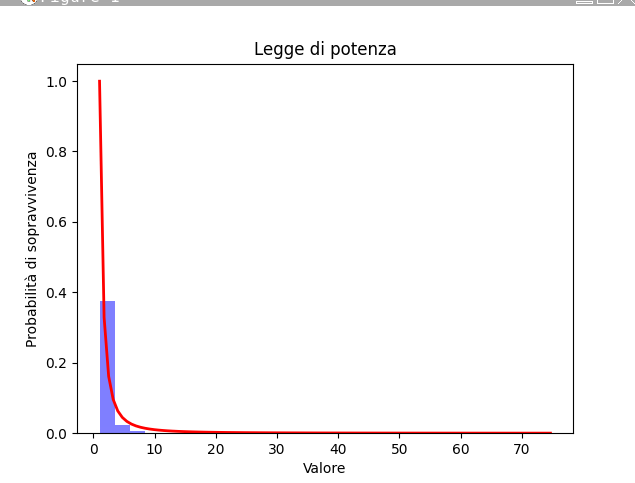

This chart was generated by the following Python code:
import numpy as np
import matplotlib.pyplot as plt

# Definizione dei parametri della legge di potenza
xmin = 1  # Valore minimo
alpha = 2  # Esponente della legge di potenza

# Generazione di dati casuali secondo una legge di potenza
data = np.random.pareto(alpha, 1000) + xmin

# Creazione di un istogramma per visualizzare i dati
plt.hist(data, bins=30, density=True, alpha=0.5, color='b')

# Calcolo della funzione di sopravvivenza
x = np.linspace(min(data), max(data), 100)
survival_function = ((xmin / x) ** alpha)

# Visualizzazione della funzione di sopravvivenza
plt.plot(x, survival_function, 'r-', linewidth=2)
plt.xlabel('Valore')
plt.ylabel('Probabilità di sopravvivenza')
plt.title('Legge di potenza')
plt.show()
